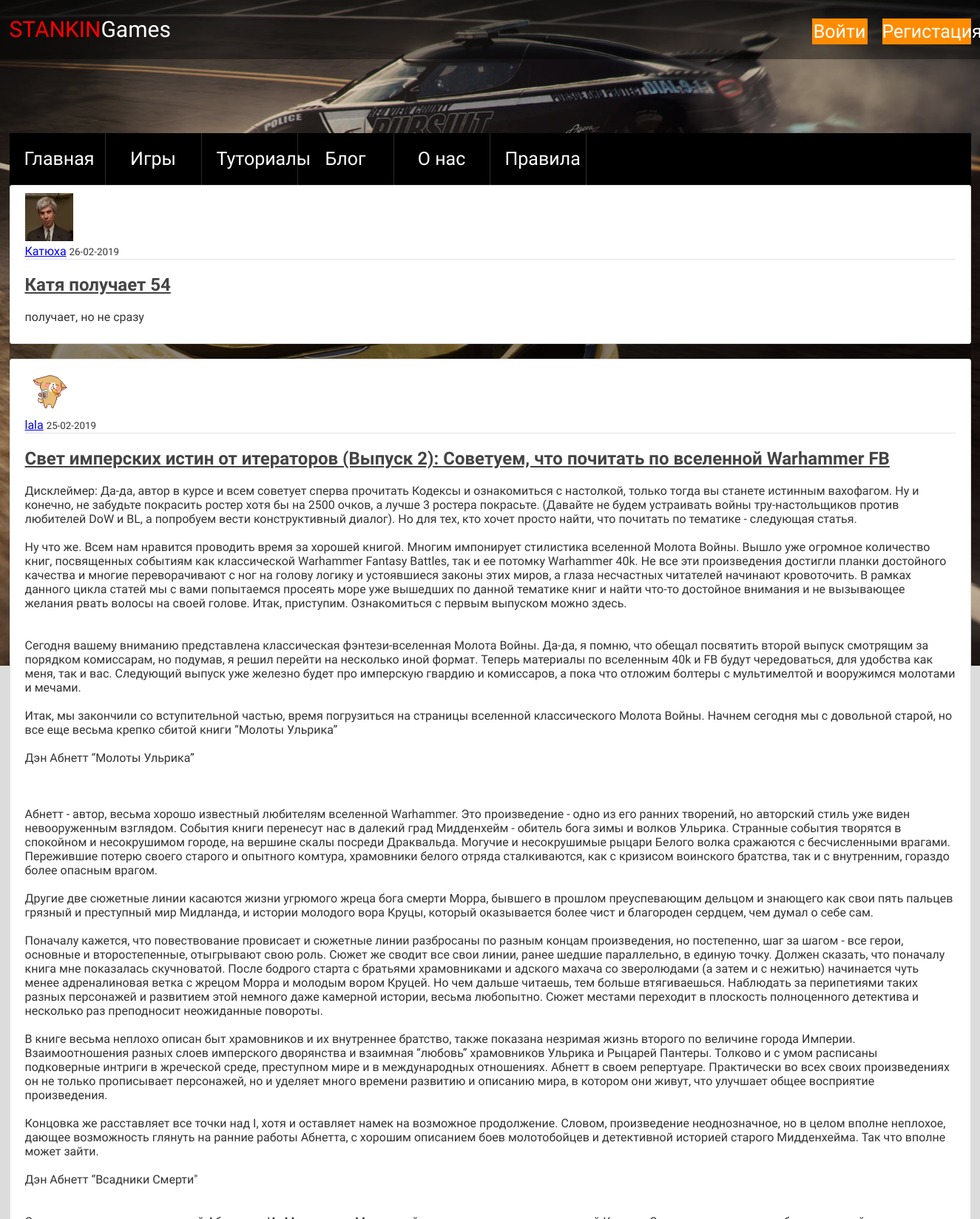
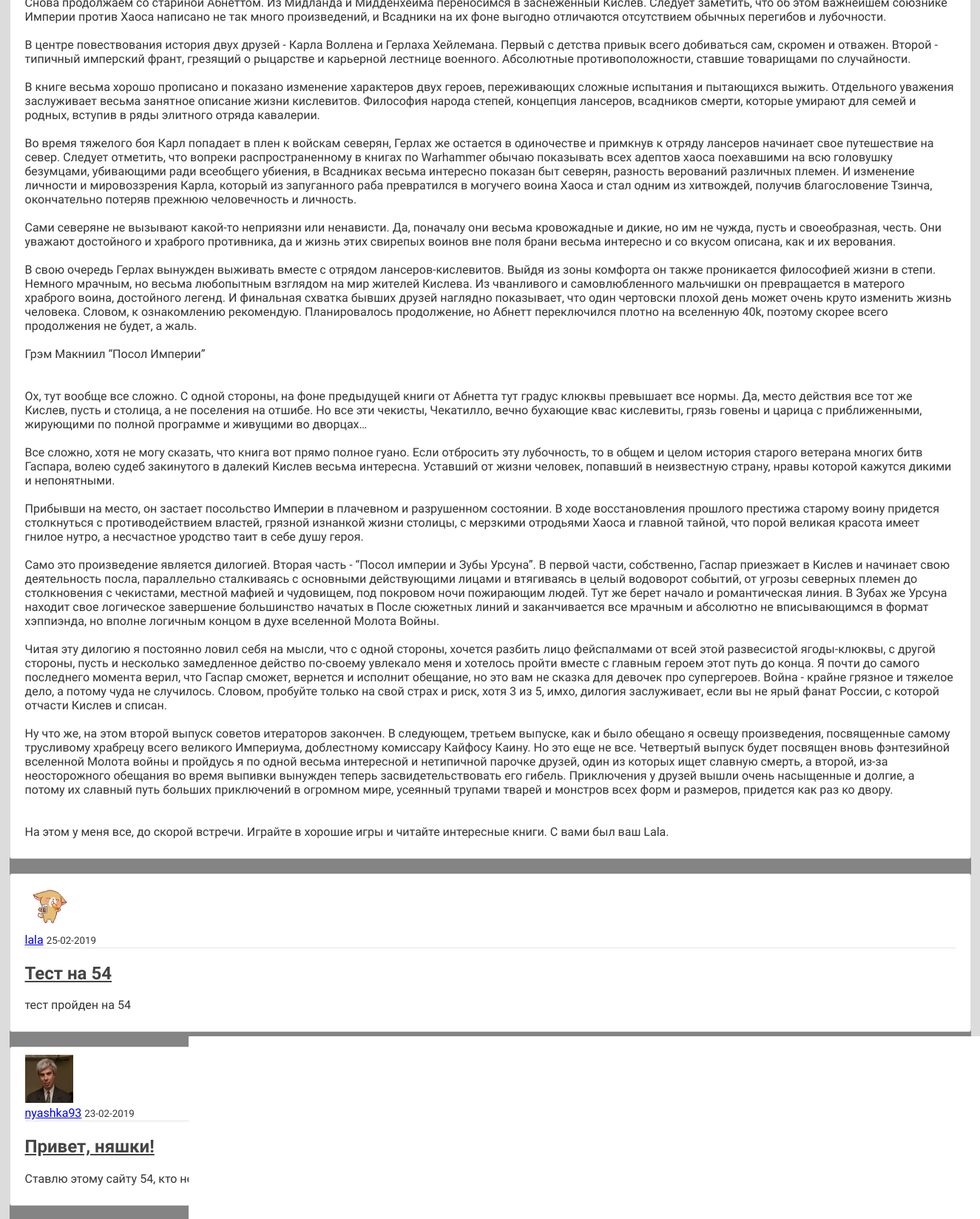
The page /home (upper part) on the database its author committed (2 pictures, top to bottom).
### flaskblog/models.py (models this page shows, shortened)
class Post(db.Model):
    id = db.Column(db.Integer, primary_key=True)
    title = db.Column(db.String(100), nullable=False)
    date_posted = db.Column(db.DateTime, nullable=False, default=datetime.utcnow)
    content = db.Column(db.Text, nullable=False)
    user_id = db.Column(db.Integer, db.ForeignKey('user.id'), nullable=False)

class User(db.Model, UserMixin):
    id = db.Column(db.Integer, primary_key=True)
    username = db.Column(db.String(20), unique=True, nullable=False)
    email = db.Column(db.String(120), unique=True, nullable=False)
    image_file = db.Column(db.String(20), nullable=False, default='default.jpg')
    password = db.Column(db.String(60), nullable=False)
    posts = db.relationship('Post', backref='author', lazy=True)

### flaskblog/routes.py (the view)
@app.route("/")
@app.route("/home")
def home():
    page = request.args.get('page', 1, type=int)
    posts = Post.query.order_by(Post.date_posted.desc()).paginate(page=page, per_page=5)
    return render_template('home.html', posts=posts)

### flaskblog/templates/home.html (shortened to what this page needs)
{% extends "layout.html" %}
{% block header%}
<header class="header-container-games">
    <div class="header-menu">
            <a class="logo" href="{{ url_for('super_home') }}"><span>STANKIN</span>Games</a>
            <ul class="user-list">
                {% if current_user.is_authenticated %}
               <li class="nav-item-user">
                 <a class="nav-item " href="{{ url_for('new_post') }}">Новый пост</a>
                </li>
                <li class="nav-item-user">
                    <a class="nav-item " href="{{ url_for('account') }}">Профиль</a>
                </li>
                <li class="nav-item-user">
                    <a class="nav-item " href="{{ url_for('logout') }}">Выйти</a>
                </li>
                {% else %}
                <li class="user-item">
                    <a href="{{ url_for('login') }}" class="login">Войти</a>
                </li>
                <li class="user-item">
                    <a href="{{ url_for('register') }}" class="reg">Регистация</a>
                </li>
                {% endif %}
            </ul>
        </div>
    </header>
{% endblock header %}
{% block content %}
<main class="main-container">
    <div class="main-wrapper">
    {% for post in posts.items %}
    <article class="media content-section">
        <img class="rounded-circle article-img" src="{{ url_for('static', filename='profile_pics/' + post.author.image_file) }}" alt="">
        <div class="media-body">
            <div class="article-metadata">
                    <a class="mr-2" href="{{ url_for('user_posts', username=post.author.username) }}">{{ post.author.username }}</a>
            <small class="text-muted">{{ post.date_posted.strftime('%d-%m-%Y') }}</small>
            </div>
            <h2><a class="article-title" href="{{ url_for('post', post_id=post.id) }}">{{ post.title }}</a></h2>
            <p class="article-content">{{ post.content }}</p>
        </div>
    </article>
    {% endfor %}
</div>
</main>
{% endblock content %}

### flaskblog/templates/layout.html (shortened to what this page needs)
<!DOCTYPE html>
<html lang="en">
<head>
    <link rel="stylesheet" type="text/css" href="{{ url_for('static', filename='main.css') }}">
    <link rel="stylesheet" type="text/css" href="{{ url_for('static', filename='style.css') }}">
</head>
<body>
        {% block header %}{% endblock %}
	<main class="main-container">
		<div class="main-wrapper">
        <ul class="main-menu-list">
				<li class="menu-item">
					<a href="{{ url_for('super_home') }}" class="nav-link">Главная</a>
				</li>
				<li class="menu-item all-games">
					<a href="{{ url_for('games') }}" class="nav-link gms">Игры</a>
				</li>
				<li class="menu-item">
					<a href="{{ url_for('tutor') }}" class="nav-link">Туториалы</a>
				</li>
				<li class="menu-item">
					<a href="{{ url_for('home') }}" class="nav-link">Блог</a>
				</li>
				<li class="menu-item">
					<a href="{{ url_for('about') }}" class="nav-link">О нас</a>
				</li>
				<li class="menu-item">
					<a href="" class="nav-link rules-link">Правила</a>
				</li>
			</ul>
		</div>
	</main>
            {% block content %}{% endblock %}
</body>
</html>

### flaskblog/static/main.css (style rules this page uses)
body { background: #fafafa; color: #333333; margin-top: 5rem; }
h1, h2, h3, h4, h5, h6 { color: #444444; }
.content-section { background: #ffffff; padding: 10px 20px; border: 1px solid #dddddd; border-radius: 3px; margin-bottom: 20px; }
.article-title { color: #444444; }
.article-content { white-space: pre-line; }
.article-img { height: 65px; width: 65px; margin-right: 16px; }
.article-metadata { padding-bottom: 1px; margin-bottom: 4px; border-bottom: 1px solid #e3e3e3 }

### flaskblog/static/style.css (style rules this page uses)
html { -webkit-box-sizing: border-box; box-sizing: border-box; }
* { -webkit-box-sizing: inherit; box-sizing: inherit; font-family: 'PT Sans Narrow',Arial sans-serif; }
body { margin: 0; padding: 0; font-family: "Cuprum","Arial",sans-serif; background: #DCDCDC; box-sizing: border-box; }
ul { list-style: none; margin: 0; padding:0; }
.header-menu { display: flex; justify-content: space-between; width: 1300px; margin: 0 auto; }
.logo { font-size:30px; text-decoration: none; color:#ffffff; }
.logo span { color:red; }
.user-list { display: flex; }
.user-item { margin-top: 25px; margin-left:20px; }
.user-item .login { display: block; color:#ffffff; text-decoration: none; font-size:25px; width:75px; line-height: 35px; background-color: #ff8c00; text-align: center; vertical-align: center; }
.user-item .reg { display: block; color:#ffffff; text-decoration: none; font-size:25px; width:120px; line-height: 35px; background-color: #ff8c00; text-align: center; vertical-align: center; }
.main-wrapper { background-color: rgba(0,0,0,0.4); width: 1300px; margin: 0 auto; z-index: 2; }
.main-menu-list { background-color:#000; display: flex; line-height: 50px; font-size:25px; color:#000000; margin:0; padding:0; position: relative; }
.main-menu-list li { border-right: 1px solid #2c2c2c; height: 70px; width: 130px; text-align: center; }
.nav-link { list-style: none; color:#ffffff; text-decoration: none; display: block; line-height: 70px; padding-left: 20px; padding-right: 20px; }
.all-games { transition: all .9s ease-in-out; }
.main-menu-list li:after { content:''; width:1px; height: 5px; color:red; position: absolute; }
.header-container-games { width:100%; background-color: rgba(0,0,0,0.4); line-height: 80px; margin-bottom: 100px; }

### rows shown on the page
Post: image_file (picture), author.username "Катюха", date_posted "26-02-2019", title "Катя получает 54", content "получает, но не сразу"
Post: image_file (placeholder picture), author.username "lala", date_posted "25-02-2019", title "Свет имперских истин от итераторов (Выпуск 2): Советуем, что почитать по вселенной Warhammer FB", content "Дисклеймер: Да-да, автор в курсе и всем советует сперва прочитать Кодексы и ознакомиться с настолкой, только тогда вы станете истинным вахофагом. Ну и конечно, не забудьте покрасить ростер хотя бы на 2500 очков, а лучше 3 ростера покрасьте. (Давайте не будем устраивать войны тру-настольщиков против любителей DoW и BL, а попробуем вести конструктивный диалог). Но для тех, кто хочет просто найти, что почитать по тематике - следующая статья. Ну что же. Всем нам нравится проводить время за хорошей книгой. Многим импонирует стилистика вселенной Молота Войны. Вышло уже огромное количество книг, посвященных событиям как классической Warhammer Fantasy Battles, так и ее потомку Warhammer 40k. Не все…"
Post: image_file (placeholder picture), author.username "lala", date_posted "25-02-2019", title "Тест на 54", content "тест пройден на 54"
Post: image_file (picture), author.username "nyashka93", date_posted "23-02-2019", title "Привет, няшки!", content "Ставлю этому сайту 54, кто не согласен, жду в деканате :))"
